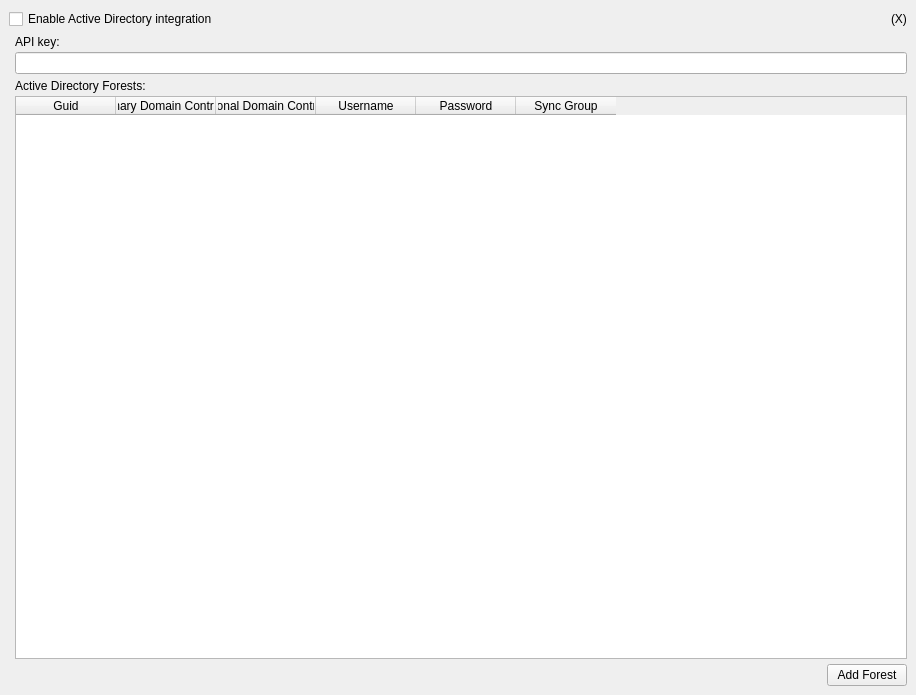
<?xml version="1.0" encoding="UTF-8"?>
<ui version="4.0">
 <class>ActiveDirectoryCategoryWidget</class>
 <widget class="QStackedWidget" name="ActiveDirectoryCategoryWidget">
  <property name="geometry">
   <rect>
    <x>0</x>
    <y>0</y>
    <width>916</width>
    <height>695</height>
   </rect>
  </property>
  <property name="windowTitle">
   <string>Form</string>
  </property>
  <property name="styleSheet">
   <string notr="true">#adAdvancedSettingsCheckBox:checked {
	color: white;
    color: #003168;
}

QProgressBar {
	border: 1px solid grey;
	background-color: grey;
	color: white;
	text-align: center;
}

QProgressBar::chunk {
    background-color: #013C7E;
}
</string>
  </property>
  <property name="currentIndex">
   <number>0</number>
  </property>
  <widget class="QWidget" name="adBasicTab">
   <layout class="QVBoxLayout" name="verticalLayout_2">
    <item>
     <layout class="QHBoxLayout" name="horizontalLayout_enableAD">
      <property name="spacing">
       <number>3</number>
      </property>
      <item>
       <widget class="QCheckBox" name="enableActiveDirectoryCheckBox">
        <property name="text">
         <string>Enable Active Directory integration</string>
        </property>
       </widget>
      </item>
      <item>
       <spacer name="horizontalSpacer_4">
        <property name="orientation">
         <enum>Qt::Horizontal</enum>
        </property>
        <property name="sizeHint" stdset="0">
         <size>
          <width>40</width>
          <height>20</height>
         </size>
        </property>
       </spacer>
      </item>
      <item>
       <widget class="QLabel" name="adTestProgressIndicatorLabel">
        <property name="minimumSize">
         <size>
          <width>0</width>
          <height>0</height>
         </size>
        </property>
        <property name="text">
         <string>(X)</string>
        </property>
       </widget>
      </item>
     </layout>
    </item>
    <item>
     <layout class="QFormLayout" name="formLayout">
      <property name="verticalSpacing">
       <number>5</number>
      </property>
      <item row="0" column="1">
       <layout class="QVBoxLayout" name="verticalLayout_apiKey">
        <property name="spacing">
         <number>3</number>
        </property>
        <item>
         <widget class="QLabel" name="adApiKeyLabel">
          <property name="text">
           <string>API key:</string>
          </property>
         </widget>
        </item>
        <item>
         <widget class="QLineEdit" name="adApiKeyEdit"/>
        </item>
       </layout>
      </item>
      <item row="1" column="1">
       <layout class="QVBoxLayout" name="verticalLayout_forestConfigurations">
        <property name="spacing">
         <number>3</number>
        </property>
        <item>
         <widget class="QLabel" name="label_21">
          <property name="text">
           <string>Active Directory Forests:</string>
          </property>
         </widget>
        </item>
        <item>
         <widget class="MenuColumnTableWidget" name="adForestConfigurationTableWidget">
          <property name="minimumSize">
           <size>
            <width>0</width>
            <height>400</height>
           </size>
          </property>
          <property name="horizontalScrollBarPolicy">
           <enum>Qt::ScrollBarAlwaysOff</enum>
          </property>
          <property name="selectionMode">
           <enum>QAbstractItemView::SingleSelection</enum>
          </property>
          <property name="selectionBehavior">
           <enum>QAbstractItemView::SelectRows</enum>
          </property>
          <attribute name="horizontalHeaderHighlightSections">
           <bool>false</bool>
          </attribute>
          <column>
           <property name="text">
            <string>Guid</string>
           </property>
          </column>
          <column>
           <property name="text">
            <string>Primary Domain Controller</string>
           </property>
           <property name="font">
            <font>
             <weight>50</weight>
             <bold>false</bold>
            </font>
           </property>
          </column>
          <column>
           <property name="text">
            <string>Additional Domain Controllers</string>
           </property>
           <property name="font">
            <font>
             <weight>50</weight>
             <bold>false</bold>
            </font>
           </property>
          </column>
          <column>
           <property name="text">
            <string>Username</string>
           </property>
           <property name="font">
            <font>
             <weight>50</weight>
             <bold>false</bold>
            </font>
           </property>
          </column>
          <column>
           <property name="text">
            <string>Password</string>
           </property>
           <property name="font">
            <font>
             <weight>50</weight>
             <bold>false</bold>
            </font>
           </property>
          </column>
          <column>
           <property name="text">
            <string>Sync Group</string>
           </property>
           <property name="font">
            <font>
             <weight>50</weight>
             <bold>false</bold>
            </font>
           </property>
          </column>
         </widget>
        </item>
       </layout>
      </item>
      <item row="2" column="1">
       <layout class="QHBoxLayout" name="horizontalLayout_7">
        <property name="spacing">
         <number>3</number>
        </property>
        <item>
         <spacer name="horizontalSpacer_4">
          <property name="orientation">
           <enum>Qt::Horizontal</enum>
          </property>
          <property name="sizeHint" stdset="0">
           <size>
            <width>40</width>
            <height>20</height>
           </size>
          </property>
         </spacer>
        </item>
        <item>
         <widget class="QPushButton" name="adAddNewForestConfigButton">
          <property name="toolTip">
           <string>Add Forest Configuration</string>
          </property>
          <property name="text">
           <string>Add Forest</string>
          </property>
         </widget>
        </item>
       </layout>
      </item>
     </layout>
    </item>
   </layout>
  </widget>
  <widget class="QWidget" name="adAdvancedTab">
   <layout class="QVBoxLayout" name="verticalLayout_12">
    <property name="leftMargin">
     <number>0</number>
    </property>
    <property name="topMargin">
     <number>0</number>
    </property>
    <property name="rightMargin">
     <number>0</number>
    </property>
    <property name="bottomMargin">
     <number>0</number>
    </property>
    <item>
     <widget class="QFrame" name="adAdvancedSettingsFrame">
      <property name="sizePolicy">
       <sizepolicy hsizetype="Expanding" vsizetype="Expanding">
        <horstretch>0</horstretch>
        <verstretch>0</verstretch>
       </sizepolicy>
      </property>
      <property name="frameShape">
       <enum>QFrame::NoFrame</enum>
      </property>
      <layout class="QVBoxLayout" name="verticalLayout_20">
       <property name="spacing">
        <number>16</number>
       </property>
       <item>
        <widget class="QGroupBox" name="adSyncSettingsGroupBox">
         <property name="title">
          <string>Sync Settings</string>
         </property>
         <layout class="QVBoxLayout" name="verticalLayout_19">
          <item>
           <layout class="QHBoxLayout" name="horizontalLayout_11">
            <item>
             <widget class="QLabel" name="label_19">
              <property name="text">
               <string>Sync Interval:</string>
              </property>
             </widget>
            </item>
            <item>
             <widget class="QSpinBox" name="adSyncIntervalSpinBox">
              <property name="maximumSize">
               <size>
                <width>50</width>
                <height>16777215</height>
               </size>
              </property>
              <property name="alignment">
               <set>Qt::AlignRight|Qt::AlignTrailing|Qt::AlignVCenter</set>
              </property>
              <property name="minimum">
               <number>1</number>
              </property>
              <property name="maximum">
               <number>9999</number>
              </property>
              <property name="value">
               <number>10</number>
              </property>
             </widget>
            </item>
            <item>
             <widget class="QLabel" name="label_20">
              <property name="sizePolicy">
               <sizepolicy hsizetype="Preferred" vsizetype="Preferred">
                <horstretch>0</horstretch>
                <verstretch>0</verstretch>
               </sizepolicy>
              </property>
              <property name="text">
               <string>minutes</string>
              </property>
             </widget>
            </item>
            <item>
             <widget class="QPushButton" name="adResetLocalSyncDbButton">
              <property name="text">
               <string>Sync Now</string>
              </property>
             </widget>
            </item>
            <item>
             <widget class="QPushButton" name="deltaSyncButton">
              <property name="text">
               <string>Delta Sync</string>
              </property>
             </widget>
            </item>
            <item>
             <widget class="QPushButton" name="adHelpSyncIntervalButton">
              <property name="maximumSize">
               <size>
                <width>16777215</width>
                <height>16777215</height>
               </size>
              </property>
              <property name="toolTip">
               <string>Sync Interval Help</string>
              </property>
              <property name="whatsThis">
               <string>Minutes between successive polling of Active Directory for changes. Smaller interval makes updates synced sooner. However, it may also increase the load on qliqDIRECT as well as Active Directory.</string>
              </property>
              <property name="text">
               <string>?</string>
              </property>
             </widget>
            </item>
            <item>
             <spacer name="horizontalSpacer_8">
              <property name="orientation">
               <enum>Qt::Horizontal</enum>
              </property>
              <property name="sizeHint" stdset="0">
               <size>
                <width>40</width>
                <height>20</height>
               </size>
              </property>
             </spacer>
            </item>
           </layout>
          </item>
          <item>
           <layout class="QHBoxLayout" name="horizontalLayout_17">
            <item>
             <widget class="QCheckBox" name="adAutoAcceptNewUsersCheckBox">
              <property name="sizePolicy">
               <sizepolicy hsizetype="Preferred" vsizetype="Fixed">
                <horstretch>0</horstretch>
                <verstretch>0</verstretch>
               </sizepolicy>
              </property>
              <property name="text">
               <string>Auto Accept New Users</string>
              </property>
             </widget>
            </item>
            <item>
             <widget class="QPushButton" name="adHelpAutoAcceptButton">
              <property name="maximumSize">
               <size>
                <width>16777215</width>
                <height>16777215</height>
               </size>
              </property>
              <property name="toolTip">
               <string>Auto Accept New Users Help</string>
              </property>
              <property name="whatsThis">
               <string>New users discovered in the sync process are &quot;Staged&quot; in the qliqCONNECT server. With Auto Accept unchecked, admin has to login to web Admin Dashboard and accept the new users from the staged location on User List page. Once the new user is accepted, the user receives an email invitation to download qliqCONNECT app. If you check the Auto Accept flag, the users will be automatically accepted by the qliqCONNECT server and the user will receive the email invitation.</string>
              </property>
              <property name="text">
               <string>?</string>
              </property>
             </widget>
            </item>
            <item>
             <spacer name="horizontalSpacer_7">
              <property name="orientation">
               <enum>Qt::Horizontal</enum>
              </property>
              <property name="sizeHint" stdset="0">
               <size>
                <width>40</width>
                <height>20</height>
               </size>
              </property>
             </spacer>
            </item>
           </layout>
          </item>
          <item>
           <layout class="QVBoxLayout" name="vertucalLayout_invitationSubject">
            <item>
             <layout class="QHBoxLayout" name="horizontalLayout_invitationSubject">
              <item>
               <spacer name="horizontalSpacer_9">
                <property name="orientation">
                 <enum>Qt::Horizontal</enum>
                </property>
                <property name="sizeType">
                 <enum>QSizePolicy::Fixed</enum>
                </property>
                <property name="sizeHint" stdset="0">
                 <size>
                  <width>18</width>
                  <height>20</height>
                 </size>
                </property>
               </spacer>
              </item>
              <item>
               <widget class="QLabel" name="adInvitationSubjectLabel">
                <property name="sizePolicy">
                 <sizepolicy hsizetype="Preferred" vsizetype="Fixed">
                  <horstretch>0</horstretch>
                  <verstretch>0</verstretch>
                 </sizepolicy>
                </property>
                <property name="text">
                 <string>Invitation Message Subject:</string>
                </property>
               </widget>
              </item>
              <item>
               <spacer name="horizontalSpacer_invitationSubject">
                <property name="orientation">
                 <enum>Qt::Horizontal</enum>
                </property>
                <property name="sizeHint" stdset="0">
                 <size>
                  <width>40</width>
                  <height>20</height>
                 </size>
                </property>
               </spacer>
              </item>
             </layout>
            </item>
            <item>
             <layout class="QHBoxLayout" name="horizontalLayout_invitationSubject2">
              <item>
               <spacer name="horizontalSpacer_10">
                <property name="orientation">
                 <enum>Qt::Horizontal</enum>
                </property>
                <property name="sizeType">
                 <enum>QSizePolicy::Fixed</enum>
                </property>
                <property name="sizeHint" stdset="0">
                 <size>
                  <width>18</width>
                  <height>20</height>
                 </size>
                </property>
               </spacer>
              </item>
              <item>
               <widget class="QLineEdit" name="adInvitationSubjectLineEdit">
                <property name="enabled">
                 <bool>false</bool>
                </property>
               </widget>
              </item>
              <item>
               <widget class="QPushButton" name="adHelpInvitationSubjectButton">
                <property name="maximumSize">
                 <size>
                  <width>16777215</width>
                  <height>16777215</height>
                 </size>
                </property>
                <property name="toolTip">
                 <string>Invitation Message Subject Help</string>
                </property>
                <property name="whatsThis">
                 <string>You can customize the email subject that is sent to the user who receives invitation email. The customization can help you to differentiate your message from rest so that user can act on and download the app and login with credentials.</string>
                </property>
                <property name="text">
                 <string>?</string>
                </property>
               </widget>
              </item>
             </layout>
            </item>
           </layout>
          </item>
          <item>
           <layout class="QHBoxLayout" name="horizontalLayout_subgroups">
            <item>
             <widget class="QCheckBox" name="adSyncSubgroupsCheckBox">
              <property name="sizePolicy">
               <sizepolicy hsizetype="Preferred" vsizetype="Fixed">
                <horstretch>0</horstretch>
                <verstretch>0</verstretch>
               </sizepolicy>
              </property>
              <property name="text">
               <string>Sync AD subgroups as qliqCONNECT subgroups</string>
              </property>
             </widget>
            </item>
            <item>
             <widget class="QPushButton" name="adHelpSyncSubgroupsButton">
              <property name="maximumSize">
               <size>
                <width>16777215</width>
                <height>16777215</height>
               </size>
              </property>
              <property name="toolTip">
               <string>Sync AD subgroups as qliqCONNECT subgroups help</string>
              </property>
              <property name="whatsThis">
               <string>When you turn on Sync AD subgroups as qliqCONNECT subgroups, the AD groups added to AD Sync group are synced to the qliqCONNECT server with the same name as the AD group name and the members are automatically added to them. When you turn OFF this flag, the qliqCONNECT subgroups are not created on the servers, however, the members belonging to AD subgroups are added as member of your qliqCONNECT group.</string>
              </property>
              <property name="text">
               <string>?</string>
              </property>
             </widget>
            </item>
            <item>
             <spacer name="horizontalSpacer_11">
              <property name="orientation">
               <enum>Qt::Horizontal</enum>
              </property>
              <property name="sizeHint" stdset="0">
               <size>
                <width>40</width>
                <height>20</height>
               </size>
              </property>
             </spacer>
            </item>
           </layout>
          </item>
          <item>
           <layout class="QHBoxLayout" name="horizontalLayout_18">
            <item>
             <widget class="QCheckBox" name="adEnableAvatarsCheckBox">
              <property name="sizePolicy">
               <sizepolicy hsizetype="Preferred" vsizetype="Fixed">
                <horstretch>0</horstretch>
                <verstretch>0</verstretch>
               </sizepolicy>
              </property>
              <property name="text">
               <string>Sync Thumbnail Pictures</string>
              </property>
             </widget>
            </item>
            <item>
             <widget class="QPushButton" name="adHelpEnableAvatarsButton">
              <property name="maximumSize">
               <size>
                <width>16777215</width>
                <height>16777215</height>
               </size>
              </property>
              <property name="toolTip">
               <string>Sync Thumbnail Pictures Help</string>
              </property>
              <property name="whatsThis">
               <string>qliqDIRECT can sync the profile image from either thumbnailPhoto or jpegPhoto attribute of the Active Directory user. The sync process will be slower when you enable this flag since the images are retrieved and uploaded for each user along with the user information.</string>
              </property>
              <property name="text">
               <string>?</string>
              </property>
             </widget>
            </item>
            <item>
             <spacer name="horizontalSpacer_5">
              <property name="orientation">
               <enum>Qt::Horizontal</enum>
              </property>
              <property name="sizeHint" stdset="0">
               <size>
                <width>40</width>
                <height>20</height>
               </size>
              </property>
             </spacer>
            </item>
           </layout>
          </item>
          <item>
           <layout class="QVBoxLayout" name="verticalLayout_10">
            <property name="bottomMargin">
             <number>7</number>
            </property>
            <item>
             <layout class="QHBoxLayout" name="horizontalLayout_24">
              <item>
               <widget class="QCheckBox" name="adEnableAnomalyDetectionCheckBox">
                <property name="text">
                 <string>Pause AD Sync</string>
                </property>
               </widget>
              </item>
              <item>
               <widget class="QPushButton" name="adHelpEnableAnomalyDetection">
                <property name="maximumSize">
                 <size>
                  <width>16777215</width>
                  <height>16777215</height>
                 </size>
                </property>
                <property name="toolTip">
                 <string>Pause AD Sync Help</string>
                </property>
                <property name="whatsThis">
                 <string>qliqDIRECT performs periodic Sync of AD users and groups. Due to connectivity issues or lack of query resources on AD, AD Sync might result in large number of user deletion from Qliq. When you turn on this flag. The Sync is paused when more than threshold of users missing in the AD Sync.</string>
                </property>
                <property name="text">
                 <string>?</string>
                </property>
               </widget>
              </item>
              <item>
               <spacer name="horizontalSpacer_5p_2">
                <property name="orientation">
                 <enum>Qt::Horizontal</enum>
                </property>
                <property name="sizeHint" stdset="0">
                 <size>
                  <width>40</width>
                  <height>20</height>
                 </size>
                </property>
               </spacer>
              </item>
             </layout>
            </item>
            <item>
             <widget class="QWidget" name="adEnableAnomalyDetectionContainer" native="true">
              <layout class="QHBoxLayout" name="horizontalLayout_23">
               <property name="leftMargin">
                <number>18</number>
               </property>
               <property name="topMargin">
                <number>0</number>
               </property>
               <property name="rightMargin">
                <number>0</number>
               </property>
               <property name="bottomMargin">
                <number>0</number>
               </property>
               <item>
                <widget class="QLabel" name="label_22">
                 <property name="text">
                  <string>When </string>
                 </property>
                </widget>
               </item>
               <item>
                <widget class="QSpinBox" name="adAnomalyDetectionPerscentSpinBox">
                 <property name="minimum">
                  <number>1</number>
                 </property>
                 <property name="maximum">
                  <number>100</number>
                 </property>
                 <property name="value">
                  <number>5</number>
                 </property>
                </widget>
               </item>
               <item>
                <widget class="QLabel" name="label_23">
                 <property name="text">
                  <string>% of users are missing but not less than</string>
                 </property>
                </widget>
               </item>
               <item>
                <widget class="QSpinBox" name="adAnomalyDetectionMinimumCountSpinBox">
                 <property name="minimum">
                  <number>1</number>
                 </property>
                 <property name="maximum">
                  <number>99999</number>
                 </property>
                 <property name="value">
                  <number>20</number>
                 </property>
                </widget>
               </item>
               <item>
                <widget class="QLabel" name="label_26">
                 <property name="sizePolicy">
                  <sizepolicy hsizetype="Expanding" vsizetype="Preferred">
                   <horstretch>0</horstretch>
                   <verstretch>0</verstretch>
                  </sizepolicy>
                 </property>
                 <property name="text">
                  <string>users</string>
                 </property>
                </widget>
               </item>
              </layout>
             </widget>
            </item>
           </layout>
          </item>
         </layout>
        </widget>
       </item>
       <item>
        <widget class="QGroupBox" name="adAuthSettingsGroupBox">
         <property name="title">
          <string> Authentication Settings</string>
         </property>
         <layout class="QVBoxLayout" name="verticalLayout_18">
          <item>
           <layout class="QHBoxLayout" name="horizontalLayout_26">
            <item>
             <widget class="QCheckBox" name="adEnableAuthCheckBox">
              <property name="text">
               <string>Authenticate Using AD Credentials</string>
              </property>
             </widget>
            </item>
            <item>
             <widget class="QPushButton" name="adHelpEnableAuth">
              <property name="maximumSize">
               <size>
                <width>16777215</width>
                <height>16777215</height>
               </size>
              </property>
              <property name="toolTip">
               <string>Authenticate Using AD Credentials Help</string>
              </property>
              <property name="whatsThis">
               <string>Qliq Users created by AD Sync are by default authenticated using AD credentials. Please do not Turn OFF this flag unless you are sure that Qliq Users need to create their own Qliq password separately.</string>
              </property>
              <property name="text">
               <string>?</string>
              </property>
             </widget>
            </item>
            <item>
             <spacer name="horizontalSpacer_5p_3">
              <property name="orientation">
               <enum>Qt::Horizontal</enum>
              </property>
              <property name="sizeHint" stdset="0">
               <size>
                <width>40</width>
                <height>20</height>
               </size>
              </property>
             </spacer>
            </item>
           </layout>
          </item>
          <item>
           <widget class="QWidget" name="adAuthSettingsWidget" native="true">
            <layout class="QVBoxLayout" name="verticalLayout_17">
             <property name="leftMargin">
              <number>18</number>
             </property>
             <property name="topMargin">
              <number>0</number>
             </property>
             <property name="rightMargin">
              <number>0</number>
             </property>
             <property name="bottomMargin">
              <number>0</number>
             </property>
             <item>
              <layout class="QHBoxLayout" name="horizontalLayout_18p">
               <item>
                <widget class="QCheckBox" name="adEnableDnAuthCheckBox">
                 <property name="sizePolicy">
                  <sizepolicy hsizetype="Preferred" vsizetype="Fixed">
                   <horstretch>0</horstretch>
                   <verstretch>0</verstretch>
                  </sizepolicy>
                 </property>
                 <property name="text">
                  <string>Use DistinguishedName to Authenticate User</string>
                 </property>
                </widget>
               </item>
               <item>
                <widget class="QPushButton" name="adHelpEnableDnAuthButton">
                 <property name="maximumSize">
                  <size>
                   <width>16777215</width>
                   <height>16777215</height>
                  </size>
                 </property>
                 <property name="toolTip">
                  <string>Use DistinguishedName to Authenticate User</string>
                 </property>
                 <property name="whatsThis">
                  <string>When enabled qliqDIRECT will send the user's DistinguishedName (DN) to Active Directory in order to authenticate user. If disabled it will send user's userPrincipalName instead.</string>
                 </property>
                 <property name="text">
                  <string>?</string>
                 </property>
                </widget>
               </item>
               <item>
                <spacer name="horizontalSpacer_5p">
                 <property name="orientation">
                  <enum>Qt::Horizontal</enum>
                 </property>
                 <property name="sizeHint" stdset="0">
                  <size>
                   <width>40</width>
                   <height>20</height>
                  </size>
                 </property>
                </spacer>
               </item>
               <item>
                <widget class="QPushButton" name="adAuthTestButton">
                 <property name="text">
                  <string>Auth Test</string>
                 </property>
                </widget>
               </item>
              </layout>
             </item>
             <item>
              <layout class="QFormLayout" name="formLayout_4">
               <property name="fieldGrowthPolicy">
                <enum>QFormLayout::AllNonFixedFieldsGrow</enum>
               </property>
               <item row="0" column="0">
                <widget class="QLabel" name="label_17">
                 <property name="text">
                  <string>Change Password URL:</string>
                 </property>
                </widget>
               </item>
               <item row="0" column="1">
                <widget class="QWidget" name="widget_2" native="true">
                 <layout class="QHBoxLayout" name="horizontalLayout_15">
                  <property name="leftMargin">
                   <number>0</number>
                  </property>
                  <property name="topMargin">
                   <number>0</number>
                  </property>
                  <property name="rightMargin">
                   <number>0</number>
                  </property>
                  <property name="bottomMargin">
                   <number>0</number>
                  </property>
                  <item>
                   <widget class="QLineEdit" name="adChangePasswordUrlEdit"/>
                  </item>
                  <item>
                   <widget class="QPushButton" name="adHelpChangePasswordUrlButton">
                    <property name="maximumSize">
                     <size>
                      <width>16777215</width>
                      <height>16777215</height>
                     </size>
                    </property>
                    <property name="toolTip">
                     <string>Change Password URL Help</string>
                    </property>
                    <property name="whatsThis">
                     <string>Add an Intranet URL that you normally provide your users to change their password when it expires. qliqCONNECT app on smartphone will direct the user to this URL when the password expires. If you don't have such a facility, please ignore this field.</string>
                    </property>
                    <property name="text">
                     <string>?</string>
                    </property>
                   </widget>
                  </item>
                 </layout>
                </widget>
               </item>
               <item row="1" column="0">
                <widget class="QLabel" name="label_18">
                 <property name="text">
                  <string>Forgot Password URL:</string>
                 </property>
                </widget>
               </item>
               <item row="1" column="1">
                <widget class="QWidget" name="widget_3" native="true">
                 <layout class="QHBoxLayout" name="horizontalLayout_16">
                  <property name="leftMargin">
                   <number>0</number>
                  </property>
                  <property name="topMargin">
                   <number>0</number>
                  </property>
                  <property name="rightMargin">
                   <number>0</number>
                  </property>
                  <property name="bottomMargin">
                   <number>0</number>
                  </property>
                  <item>
                   <widget class="QLineEdit" name="adForgotPasswordUrlEdit"/>
                  </item>
                  <item>
                   <widget class="QPushButton" name="adHelpForgotPasswordUrlButton">
                    <property name="maximumSize">
                     <size>
                      <width>16777215</width>
                      <height>16777215</height>
                     </size>
                    </property>
                    <property name="toolTip">
                     <string>Forgot Password URL Help</string>
                    </property>
                    <property name="whatsThis">
                     <string>Add an Intranet URL that you normally provide your users to request reset when they forget the password. qliqCONNECT app on smartphone will direct the user to this URL when user enters a wrong password and clicks on Forgot Password button. If you don't have such a facility, please ignore this field.</string>
                    </property>
                    <property name="text">
                     <string>?</string>
                    </property>
                   </widget>
                  </item>
                 </layout>
                </widget>
               </item>
               <item row="2" column="1">
                <spacer name="verticalSpacer_2">
                 <property name="orientation">
                  <enum>Qt::Vertical</enum>
                 </property>
                 <property name="sizeHint" stdset="0">
                  <size>
                   <width>20</width>
                   <height>10</height>
                  </size>
                 </property>
                </spacer>
               </item>
              </layout>
             </item>
            </layout>
           </widget>
          </item>
         </layout>
        </widget>
       </item>
      </layout>
     </widget>
    </item>
   </layout>
  </widget>
  <widget class="AdEventLogWidget" name="adEventLogWidget"/>
  <widget class="QWidget" name="permanentTopPage">
   <property name="sizePolicy">
    <sizepolicy hsizetype="Preferred" vsizetype="Maximum">
     <horstretch>0</horstretch>
     <verstretch>0</verstretch>
    </sizepolicy>
   </property>
   <layout class="QVBoxLayout" name="verticalLayout">
    <item>
     <layout class="QHBoxLayout" name="horizontalLayout_27">
      <item>
       <widget class="QLabel" name="adProgressTextLabel">
        <property name="sizePolicy">
         <sizepolicy hsizetype="Expanding" vsizetype="Maximum">
          <horstretch>0</horstretch>
          <verstretch>0</verstretch>
         </sizepolicy>
        </property>
        <property name="text">
         <string>Full AD Sync</string>
        </property>
        <property name="alignment">
         <set>Qt::AlignRight|Qt::AlignTrailing|Qt::AlignVCenter</set>
        </property>
       </widget>
      </item>
      <item>
       <widget class="QLabel" name="adProgressIconLabel">
        <property name="minimumSize">
         <size>
          <width>16</width>
          <height>16</height>
         </size>
        </property>
        <property name="maximumSize">
         <size>
          <width>16</width>
          <height>16</height>
         </size>
        </property>
        <property name="text">
         <string/>
        </property>
        <property name="pixmap">
         <pixmap resource="../../../qliqDirect-gfx.qrc">:/gfx/utils/spinner-16.gif</pixmap>
        </property>
       </widget>
      </item>
     </layout>
    </item>
    <item>
     <widget class="QFrame" name="adAnomalyFrame">
      <property name="minimumSize">
       <size>
        <width>0</width>
        <height>50</height>
       </size>
      </property>
      <property name="styleSheet">
       <string notr="true">#adAnomalyFrame {
	background-color: orange;
}

#adAnomalyTitleLabel {
	font-weight: bold;
}
</string>
      </property>
      <property name="frameShape">
       <enum>QFrame::NoFrame</enum>
      </property>
      <property name="frameShadow">
       <enum>QFrame::Plain</enum>
      </property>
      <layout class="QHBoxLayout" name="horizontalLayout_22">
       <property name="leftMargin">
        <number>6</number>
       </property>
       <property name="topMargin">
        <number>6</number>
       </property>
       <property name="rightMargin">
        <number>6</number>
       </property>
       <property name="bottomMargin">
        <number>6</number>
       </property>
       <item>
        <layout class="QVBoxLayout" name="verticalLayout_15">
         <item>
          <widget class="QLabel" name="adAnomalyTitleLabel">
           <property name="sizePolicy">
            <sizepolicy hsizetype="Expanding" vsizetype="Preferred">
             <horstretch>0</horstretch>
             <verstretch>0</verstretch>
            </sizepolicy>
           </property>
           <property name="text">
            <string>Active Directory Sync Paused</string>
           </property>
          </widget>
         </item>
         <item>
          <widget class="QLabel" name="adAnomalyTextLabel">
           <property name="text">
            <string>TextLabel</string>
           </property>
           <property name="wordWrap">
            <bool>true</bool>
           </property>
          </widget>
         </item>
        </layout>
       </item>
       <item>
        <widget class="QPushButton" name="adAnomalyResumeButton">
         <property name="sizePolicy">
          <sizepolicy hsizetype="Preferred" vsizetype="Fixed">
           <horstretch>0</horstretch>
           <verstretch>0</verstretch>
          </sizepolicy>
         </property>
         <property name="text">
          <string>Resume</string>
         </property>
        </widget>
       </item>
      </layout>
     </widget>
    </item>
   </layout>
  </widget>
 </widget>
 <customwidgets>
  <customwidget>
   <class>AdEventLogWidget</class>
   <extends>QWidget</extends>
   <header>qliqdirect/manager/AdEventLogWidget.h</header>
   <container>1</container>
  </customwidget>
  <customwidget>
   <class>MenuColumnTableWidget</class>
   <extends>QTableWidget</extends>
   <header>widget/MenuColumnTableWidget.h</header>
   <container>1</container>
  </customwidget>
 </customwidgets>
 <resources>
  <include location="../../../qliqDirect-gfx.qrc"/>
 </resources>
 <connections/>
</ui>
